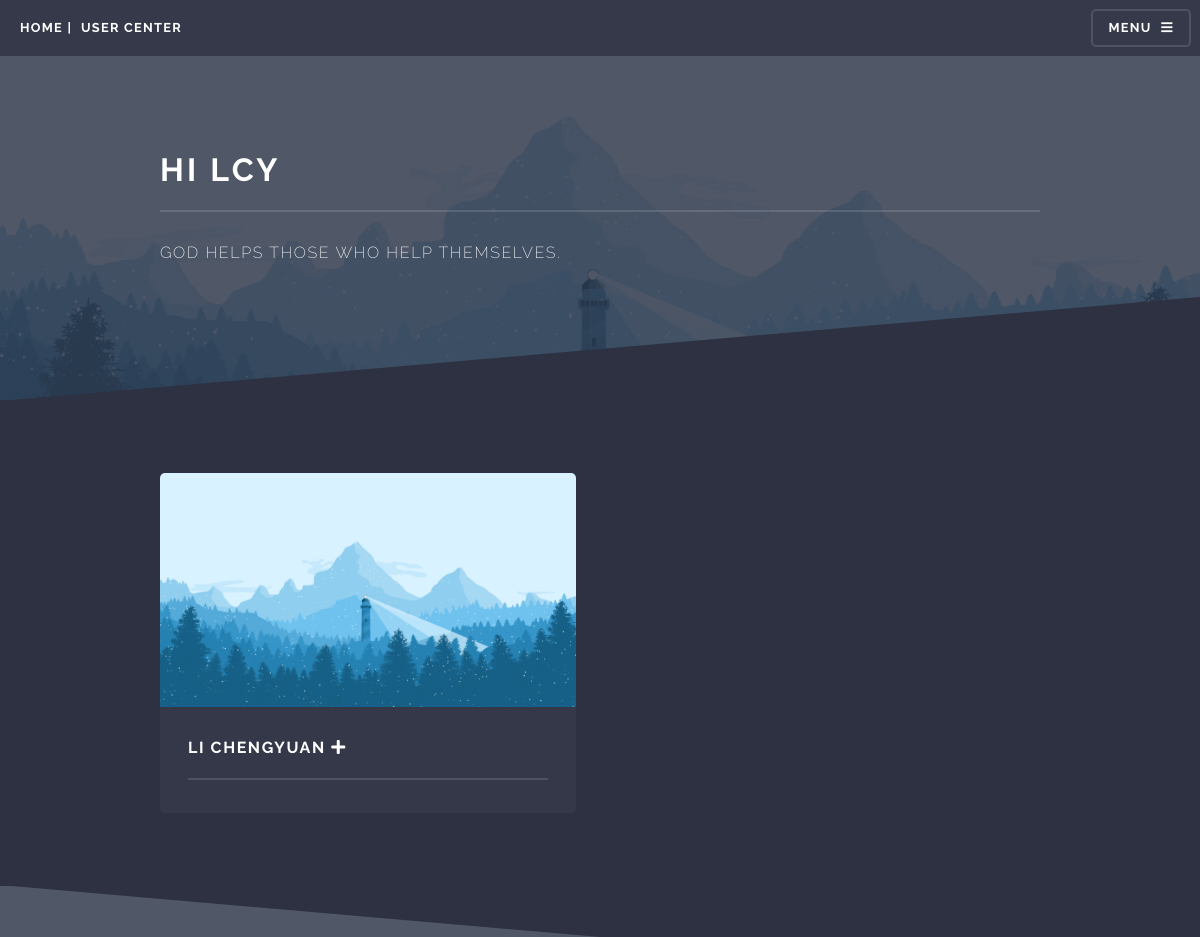
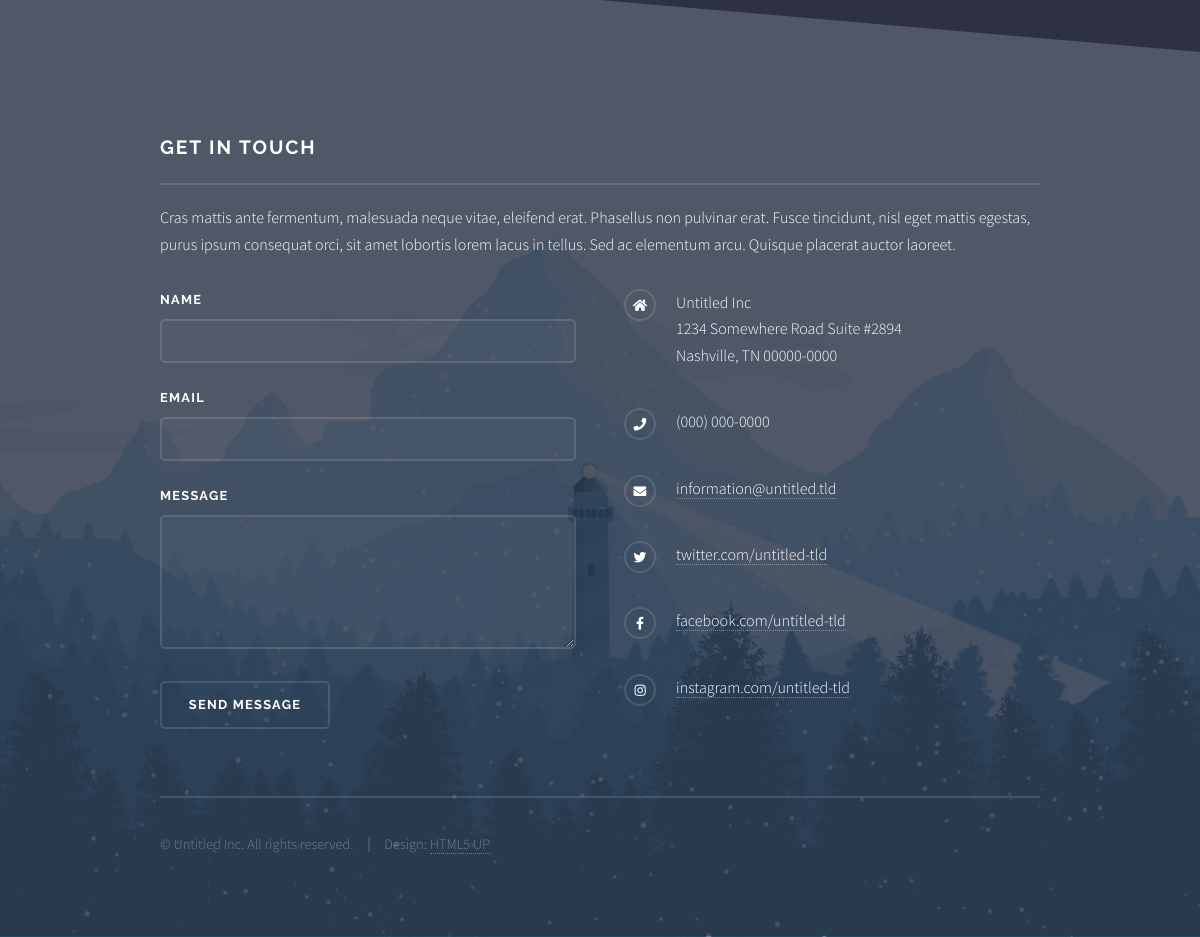
The page /todos/list_todo (signed in) on the database its author committed (2 pictures, top to bottom).
### todos/models.py (models this page shows)
class Category(models.Model):
    name = models.CharField(max_length=30,default=True)
    pic = ProcessedImageField(upload_to='categorypics',
                              default='categories/pic01.jpg',
                              processors=[ResizeToFill(506,295)])
    user = models.ForeignKey(User,to_field = 'id',on_delete=models.CASCADE,default= 2)

### todos/views.py (the view)
# urls.py: path('list_todo', views.list_todo, name='list_todo'),
@login_required
def list_todo(request):
    context = {'all':[],'user':''}
    u_id  = request.session.get('_auth_user_id')
    u_name =request.user.username
    user_categories = Category.objects.filter(user_id = u_id)
    context['user'] = u_name
    for user_category in user_categories:
        done_list = []
        not_done_list = []
        todos = Todo.objects.filter(user_id = u_id,category_id = user_category.pk)#,created_at__day = timezone.now().day)
        for todo in todos:
            if todo.isCompleted == True:
                done_list.append(todo)
            else:
                not_done_list.append(todo)
        context['all'].append({'name':user_category.name ,'pic_url':user_category.pic,'done_list':done_list, 'not_done_list':not_done_list})
    return render(request, 'base.html', context)

### templates/base.html (shortened to what this page needs)
<!DOCTYPE HTML>
<html>
	<head>
		<link rel="stylesheet" href="/static/assets/css/main.css" />
	</head>
	<body class="is-preload">
			<div id="page-wrapper">
					<header id="header">
						<h1><a href="/">Home</a>&nbsp;|&nbsp;
                            <a href = '/user'> User Center</a>
                        </h1>
						<nav >
							<a href="#menu">Menu</a>
						</nav>
					</header>
					<section id="wrapper">
						<header>
							<div class="inner">
								<h2>Hi {{user}}</h2>
								<p>God helps those who help themselves.</p>
							</div>
						</header>
								<div class="wrapper">
                                    <div class="inner">
                                        <section class="features">
                                        {% for category in all %}
                                        <article>
                                            <a href="#" class="image"><img src={{MEDIA_URL}}{{category.pic_url}} alt="" /></a>
                                            <h1 class="major">{{category.name}}
                                             <span>
                                                <a href="/todos/add_todo" class="fas fa-plus"></a>&nbsp;
                                            </span></h1>
                                        </article>
                                        {% endfor %}
                                        </section>
                                    </div>
                                </div>
					</section>
                <section id="footer">
						<div class="inner">
							<h2 class="major">Get in touch</h2>
							<p>Cras mattis ante fermentum, malesuada neque vitae, eleifend erat. Phasellus non pulvinar erat. Fusce tincidunt, nisl eget mattis egestas, purus ipsum consequat orci, sit amet lobortis lorem lacus in tellus. Sed ac elementum arcu. Quisque placerat auctor laoreet.</p>
							<form method="post" action="#">
								<div class="fields">
									<div class="field">
										<label for="name">Name</label>
										<input type="text" name="name" id="name" />
									</div>
									<div class="field">
										<label for="email">Email</label>
										<input type="email" name="email" id="email" />
									</div>
									<div class="field">
										<label for="message">Message</label>
										<textarea name="message" id="message" rows="4"></textarea>
									</div>
								</div>
								<ul class="actions">
									<li><input type="submit" value="Send Message" /></li>
								</ul>
							</form>
							<ul class="contact">
								<li class="icon solid fa-home">
									Untitled Inc<br />
									1234 Somewhere Road Suite #2894<br />
									Nashville, TN 00000-0000
								</li>
								<li class="icon solid fa-phone">(000) 000-0000</li>
								<li class="icon solid fa-envelope"><a href="#">information@untitled.tld</a></li>
								<li class="icon brands fa-twitter"><a href="#">twitter.com/untitled-tld</a></li>
								<li class="icon brands fa-facebook-f"><a href="#">facebook.com/untitled-tld</a></li>
								<li class="icon brands fa-instagram"><a href="#">instagram.com/untitled-tld</a></li>
							</ul>
							<ul class="copyright">
								<li>&copy; Untitled Inc. All rights reserved.</li><li>Design: <a href="http://html5up.net">HTML5 UP</a></li>
							</ul>
						</div>
					</section>
			</div>
	</body>
</html>

### rows shown on the page
Category: pic_url (picture), name "LI CHENGYUAN"

### other values the page prints
{{ user }} "LCY"
